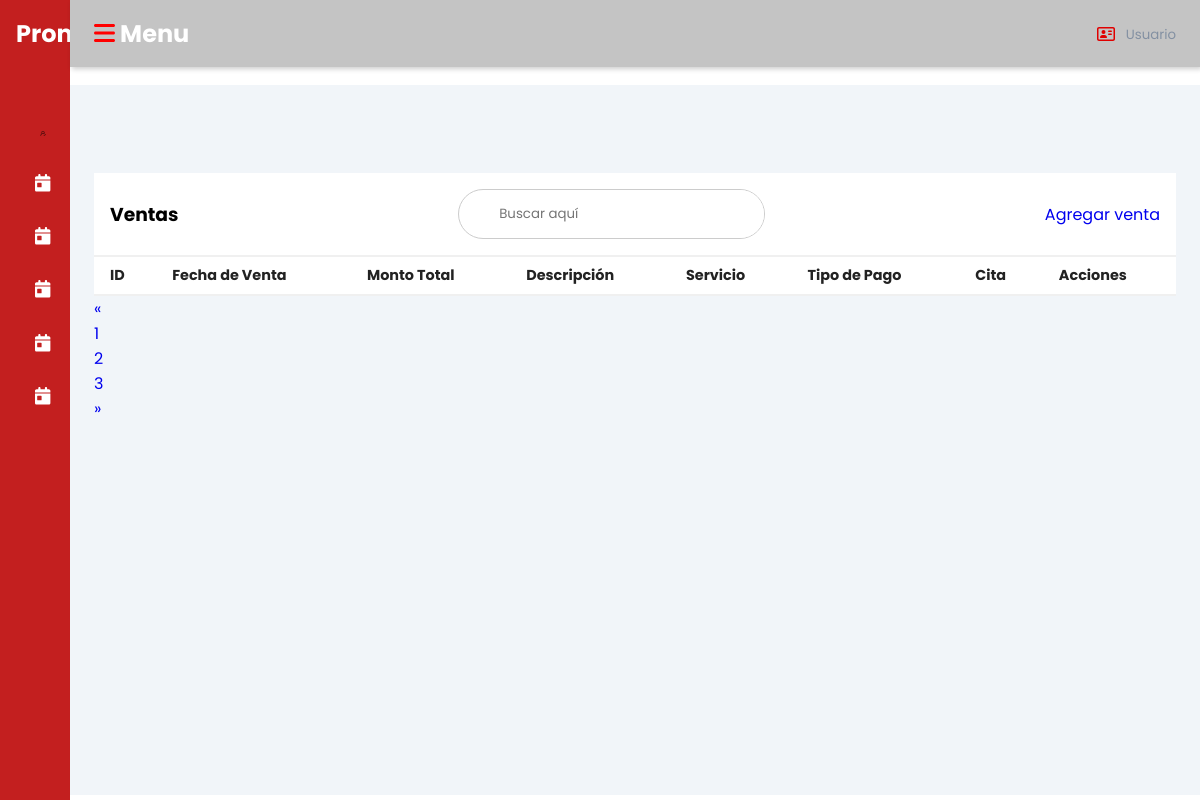
/ventas/, run on an earlier commit of the app's database.
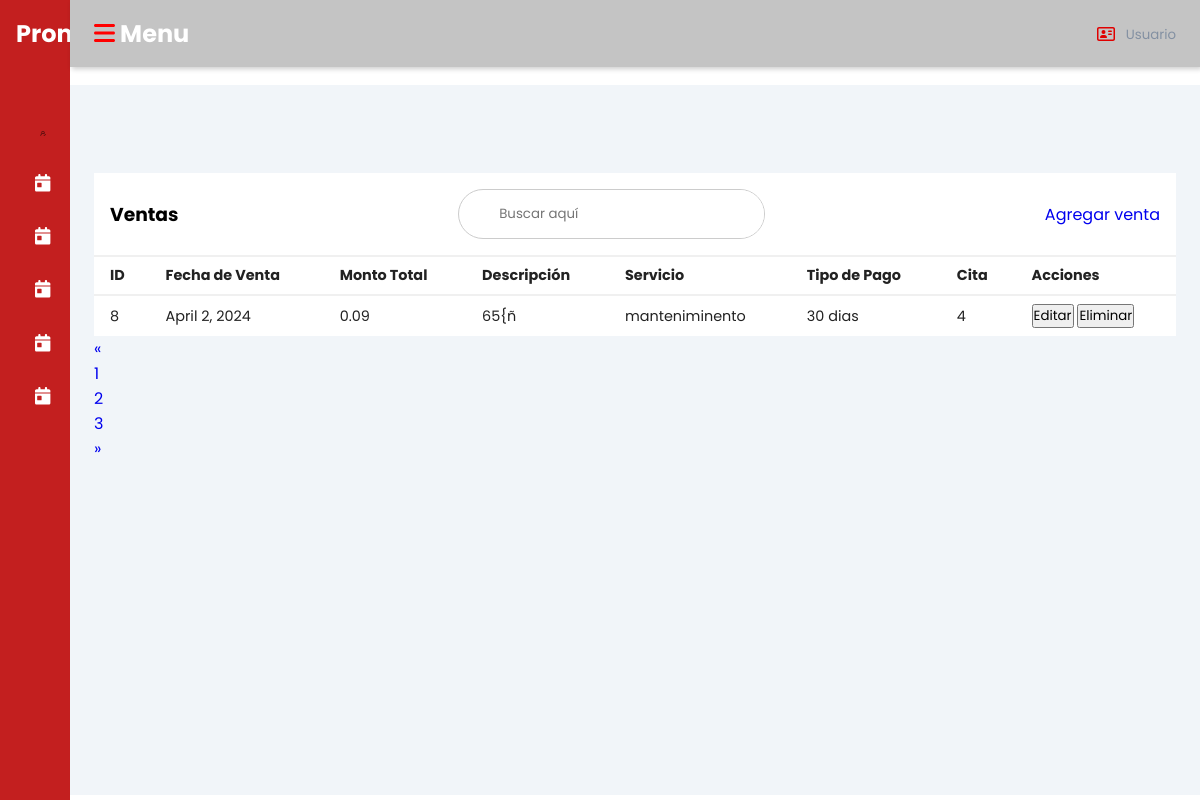
And on a later commit of the database.
### promecapp/models.py (models this page shows, shortened)
class Venta(models.Model):
    IDVenta = models.AutoField(primary_key=True)
    Fecha_Venta = models.DateField()
    Monto_Total = models.DecimalField(max_digits=10, decimal_places=2)
    descripcion = models.TextField()
    IDServicio = models.ForeignKey(Servicio, on_delete=models.CASCADE)
    IDTipo_pago = models.ForeignKey(TipoPago, on_delete=models.CASCADE)
    IDCita = models.ForeignKey(Citas, on_delete=models.CASCADE)
    class Meta:
        db_table = 'venta'

class Servicio(models.Model):
    IDServicio = models.AutoField(primary_key=True)
    Nombre_Servicio = models.CharField(max_length=30, unique=True)
    Descripcion = models.TextField()
    class Meta:
        db_table = 'servicios'
    def __str__(self):
        return self.Nombre_Servicio

class TipoPago(models.Model):
    idTipo_pago = models.AutoField(primary_key=True)
    nombre_pago = models.CharField(max_length=45, unique=True)
    class Meta:
        db_table = 'Tipo_pago'
    def __str__(self):
        return self.nombre_pago

class Citas(models.Model):
    IDCita = models.AutoField(primary_key=True)
    Fecha_Hora = models.DateTimeField()
    Descripcion = models.TextField(null=True)
    IDEstado = models.ForeignKey(Estado, on_delete=models.CASCADE)
    IDCliente = models.ForeignKey(Cliente, on_delete=models.CASCADE)
    class Meta:
        db_table = 'citas'
    def __str__(self):
        return str(self.IDCita)

### promecapp/views.py (the view)
# urls.py: path('ventas/', views.ventas, name='ventas'),
def ventas(request):
    ventas = Venta.objects.all()
    return render(request, 'ventas.html', {'ventas': ventas})

### promecapp/Templates/ventas.html (shortened to what the changed rows need)
{% load static %}
<!DOCTYPE html>
<html lang="en">
<head>
    <link rel="stylesheet" href="{% static 'css/dash.css' %}">
</head>
<body>
<div class="sidebar">
    <div class="sidebar-brand">
        <h2><href="{% url 'index' %}" class="btn btn-light">Promec</href=>
    </div>
</div>
<div class="main-content">
    <header>
        <h2>
            <label for="nav-toggle">
                <span class="fa-solid fa-bars" style="color: #ff0000;"></span>
            </label> Menu
        </h2>
    </header>
    <main>
        <div class="recent-grid">
            <div class="projects">
                <div class="card">
                    <div class="card-body">
                        <div class="table-responsive">
                            <table width="100%">
                                <thead>
                                    <tr>
                                        <td>ID</td>
                                        <td>Fecha de Venta</td>
                                        <td>Monto Total</td>
                                        <td>Descripción</td>
                                        <td>Servicio</td>
                                        <td>Tipo de Pago</td>
                                        <td>Cita</td>
                                        <td>Acciones</td>
                                    </tr>
                                </thead>
                                <tbody>
                                    {% for venta in ventas %}
                                        <tr>
                                            <td>{{ venta.IDVenta }}</td>
                                            <td>{{ venta.Fecha_Venta }}</td>
                                            <td>{{ venta.Monto_Total }}</td>
                                            <td>{{ venta.descripcion }}</td>
                                            <td>{{ venta.IDServicio }}</td>
                                            <td>{{ venta.IDTipo_pago }}</td>
                                            <td>{{ venta.IDCita }}</td>
                                            <td>
                                                <a href="{% url 'editar_venta' venta.IDVenta %}"><button>Editar</button>
                                                <form action="{% url 'eliminar_venta' venta.IDVenta %}" method="post" style="display: inline;">
                                                    <button type="submit" class="btn btn-danger">Eliminar</button>
                                                </form>
                                            </td>
                                        </tr>
                                    {% endfor %}
                                </tbody>
                            </table>
                        </div>
                    </div>
                </div>
            </div>
        </div>
    </main>
</div>
</body>
</html>

What changed in the data, as far as the page shows it:
added Venta: IDVenta "8", Fecha_Venta "April 2, 2024", Monto_Total "0.09", descripcion "65{ñ", IDServicio "manteniminento", IDTipo_pago "30 dias", IDCita "4"
